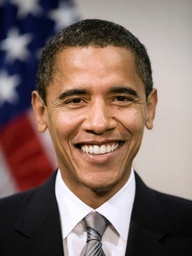
#> input picture python/Poster-sized_portrait_of_Barack_Obama.jpg, 192 x 256 px, shrunk from 1314 x 1752 before the run
$ python script.py
#> lines starting #> are read from the running program, lines starting #| are printed output that depends on the picture
import cv2
import matplotlib.pyplot as plt

img=cv2.imread("Poster-sized_portrait_of_Barack_Obama.jpg")
#> img is the input picture: shape (256, 192, 3); mean B, G, R 102, 108.4, 129.7
img_LBP=cv2.imread("Poster-sized_portrait_of_Barack_Obama.jpg")

hauteur=img.shape[0]
#> hauteur = 256
largeur=img.shape[1]
#> largeur = 192

print("hauteur :",hauteur)
#| hauteur : 256
print("largeur :",largeur)
#| largeur : 192

h=0
l=0
n=0
i=0
conversion_binaire_décimal=[128,64,32,16,8,4,2,1]
LBP_valeurs=list()
LBP_signe=[0,0,0,0,0,0,0,0]
pixel_rouge=0
pixel_bleu=0
pixel_vert=0

while h<hauteur-1: ### détection des bords
	while l<largeur-1:
		if(h!=0 or h!=hauteur-1 or l!=0 or l!=largeur-1):
			LBP_valeurs=[img[h-1,l-1],img[h-1,l],img[h-1,l+1],img[h,l+1],img[h+1,l+1],img[h+1,l],img[h+1,l-1],img[h,l-1]]
			while n<8: ### binarisation
				if(LBP_valeurs[n][2]>img[h,l][2]):
					LBP_signe[n]=1
				else:
					LBP_signe[n]=0
				n=n+1
			while i<8: ### pondération
				pixel_rouge=pixel_rouge + LBP_signe[i]*conversion_binaire_décimal[i]
				i=i+1
			img_LBP[h,l][2]=pixel_rouge
			n=0
			i=0

			while n<8: ### binarisation
				if(LBP_valeurs[n][1]>img[h,l][1]):
					LBP_signe[n]=1
				else:
					LBP_signe[n]=0
				n=n+1
			while i<8: ### pondération
				pixel_vert=pixel_vert + LBP_signe[i]*conversion_binaire_décimal[i]
				i=i+1
			img_LBP[h,l][1]=pixel_vert
			n=0
			i=0

			while n<8: ### binarisation
				if(LBP_valeurs[n][0]>img[h,l][0]):
					LBP_signe[n]=1
				else:
					LBP_signe[n]=0
				n=n+1
			while i<8: ### pondération
				pixel_bleu=pixel_bleu + LBP_signe[i]*conversion_binaire_décimal[i]
				i=i+1
			img_LBP[h,l][0]=pixel_bleu
		l=l+1
		n=0
		i=0
		pixel_rouge=0
		pixel_bleu=0
		pixel_vert=0
	h=h+1
	l=0
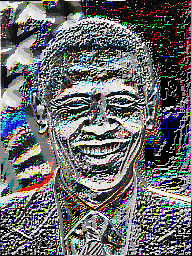
#> img_LBP: shape (256, 192, 3); mean B, G, R 106.5, 104.2, 104.7
#> after the loop, LBP_signe = [0, 0, 1, 1, 1, 0, 0, 0]; h = 255

h=0
l=0
histogramme_rouge=list()
histogramme_vert=list()
histogramme_bleu=list()

while h<hauteur-1:
	while l<largeur-1:
		if(h!=0 or h!=hauteur-1 or l!=0 or l!=largeur-1):
			histogramme_rouge.append(img_LBP[h,l][2])
			l=l+1
	h=h+1
	l=0
#> after the loop, h = 255; histogramme_rouge = 48705 items

h=0
l=0

while h<hauteur-1:
	while l<largeur-1:
		if(h!=0 or h!=hauteur-1 or l!=0 or l!=largeur-1):
			histogramme_vert.append(img_LBP[h,l][1])
			l=l+1
	h=h+1
	l=0
#> after the loop, h = 255; histogramme_vert = 48705 items

h=0
l=0
while h<hauteur-1:
	while l<largeur-1:
		if(h!=0 or h!=hauteur-1 or l!=0 or l!=largeur-1):
			histogramme_bleu.append(img_LBP[h,l][0])
			l=l+1
	h=h+1
	l=0
#> after the loop, h = 255; histogramme_bleu = 48705 items

#matplotlib.hist(histogramme_rouge, range = (0, 5), bins = 5, color = 'yellow',edgecolor = 'red')

if histogramme_bleu==histogramme_rouge:
	print("ntm")

#histogramme rouge
plt.hist(histogramme_rouge)

plt.title('Histogramme rouge', fontsize=10)

plt.savefig("Histogramme rouge.png")
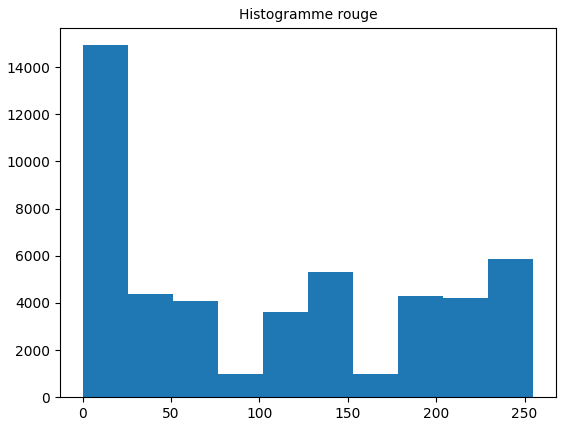
#> figure drawn by matplotlib, 1 panel; tallest bar 14929 high, from x = 0 to 25.5


#histogramme bleu
plt.hist(histogramme_bleu)

plt.title('Histogramme bleu', fontsize=10)

plt.savefig("Histogramme bleu.png")
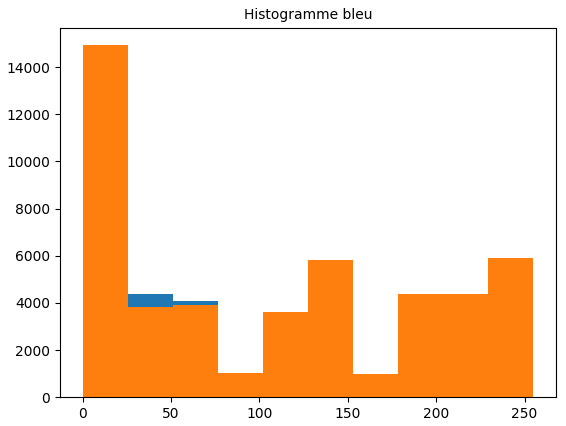
#> figure drawn by matplotlib, 1 panel; tallest bar 14929 high, from x = 0 to 25.5; tallest bar 14930 high, from x = 0 to 25.5


#histogramme vert
plt.hist(histogramme_vert)

plt.title('Histogramme vert', fontsize=10)

plt.savefig("Histogramme vert.png")
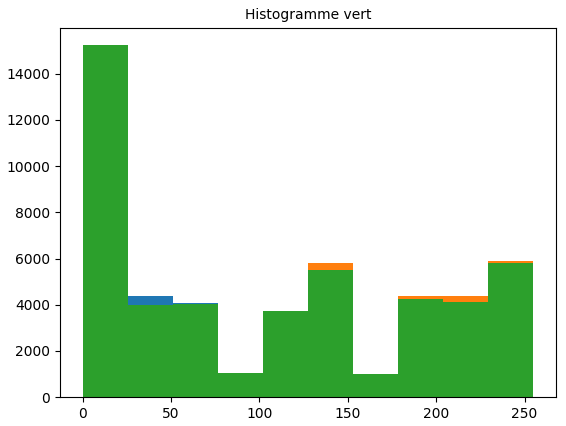
#> figure drawn by matplotlib, 1 panel; tallest bar 14929 high, from x = 0 to 25.5; tallest bar 14930 high, from x = 0 to 25.5; tallest bar 15237 high, from x = 0 to 25.5


cv2.imwrite('pogbacountours.jpg', img_LBP)
